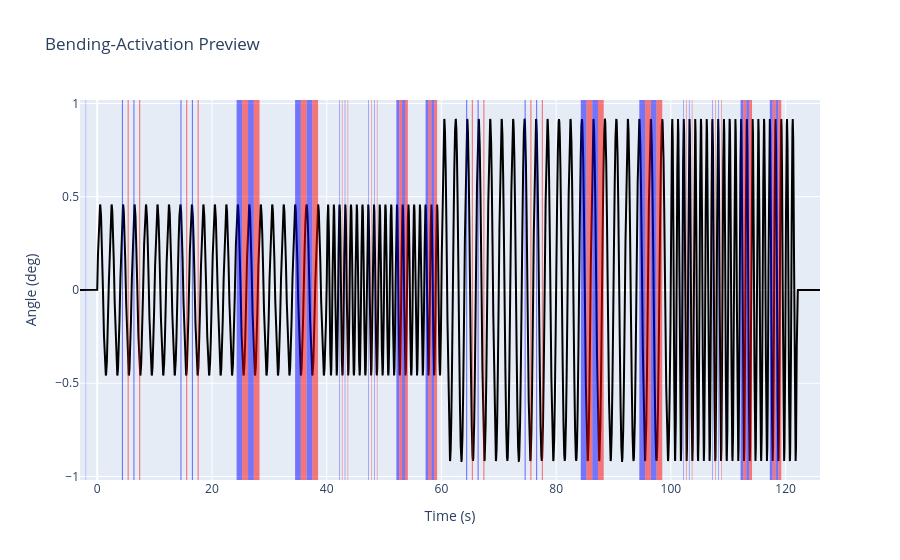
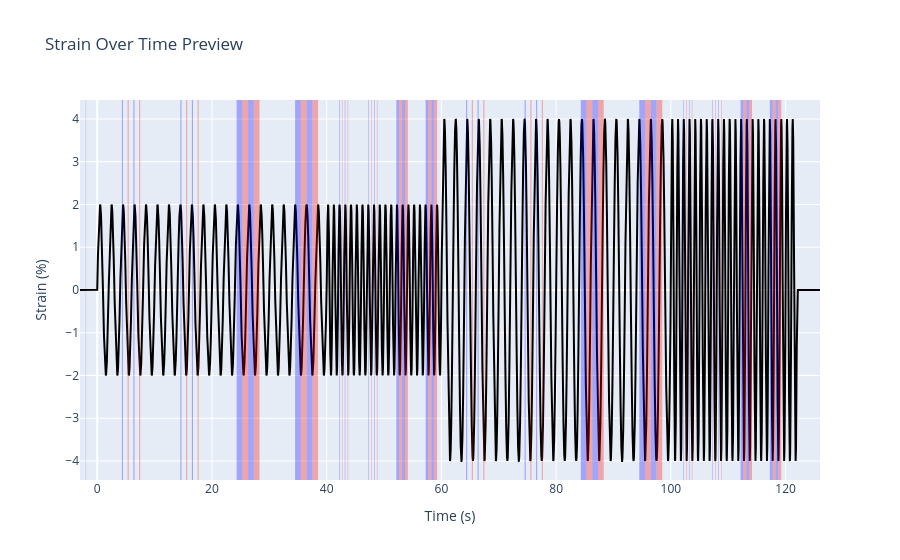

The code cell stored with these charts, in order, in its notebook:
### Markdown cell above
## CHECK: Is the experimental sequence what you wanted?

### Code cell
# Make a table
print("--- Generated Sequence Attributes ---")

display(pd.DataFrame({
    "freq (Hz)": bender.all_freqs,           # This is all_freqs_arr
    "curve (1/m)": bender.all_curves,       # This is all_curves_arr
    "amp (deg)": bender.all_degs,           # Expanded version of amps
    "strain (%)": bender.all_strains * 100,
    "strain rate (%/s)": bender.all_strainrates * 100,
    "duty (%)": bender.all_stimduties,      # Use the expanded array from the script
    "phase (%)": bender.all_stimphases      # Use the expanded array from the script
}))


# region MAKE PLOTS

# First plot: angle/stim plot with shaded stimulus periods
bender.make_stimuli()
fig = go.Figure()
fig.add_trace(go.Scatter(x=bender.t, y=bender.angle, name="Commanded Angle", line=dict(color='black')))

# Add Shading (ONLY if stimulation is active)
if bender.is_stim:
    # Handle Left Side Shading
    if hasattr(bender, 'Lonoff') and bender.Lonoff is not None:
        for onoff in bender.Lonoff:
            fig.add_vrect(x0=onoff[0], x1=onoff[1], fillcolor="blue", opacity=0.5, line_width=0, name="Left Stim")

    # Handle Right Side Shading
    if hasattr(bender, 'Ronoff') and bender.Ronoff is not None:
        for onoff in bender.Ronoff:
            fig.add_vrect(x0=onoff[0], x1=onoff[1], fillcolor="red", opacity=0.5, line_width=0, name="Right Stim")

fig.update_layout(title="Bending-Activation Preview", xaxis_title="Time (s)", yaxis_title="Angle (deg)")

display(fig)

# Second Plot: Muscle strain over time
kappa_over_time = np.deg2rad(bender.angle) / (bender.dclamp / 1000)  # Formula: curvature = angle_radians / length
strain_pct_over_time = ((kappa_over_time * (bender.xsec_width/1000)) / 2) * 100 # Formula: strain (%)= (curvature * thickness) / 2
fig_strain = go.Figure()

fig_strain.add_trace(go.Scatter(
    x=bender.t, 
    y=strain_pct_over_time, 
    name="Strain (%)", 
    line=dict(color='black')
))

# Add the same shading stim shading
if bender.is_stim:
    if hasattr(bender, 'Lonoff') and bender.Lonoff is not None:
        for onoff in bender.Lonoff:
            fig_strain.add_vrect(x0=onoff[0], x1=onoff[1], fillcolor="blue", opacity=0.3, line_width=0)
    if hasattr(bender, 'Ronoff') and bender.Ronoff is not None:
        for onoff in bender.Ronoff:
            fig_strain.add_vrect(x0=onoff[0], x1=onoff[1], fillcolor="red", opacity=0.3, line_width=0)

fig_strain.update_layout(
    title="Strain Over Time Preview", 
    xaxis_title="Time (s)", 
    yaxis_title="Strain (%)"
)
display(fig_strain)
# endregion

### Figure 1 — Plotly figure (JSON) as saved in the notebook; plotly's stock layout.template omitted (floating-point values rounded to 4 significant figures; data arrays with more than 128 entries replaced by an {"elided": "..."} marker saying what was removed)
{"data": [{"line": {"color": "black"}, "name": "Commanded Angle", "type": "scatter", "x": {"elided": "129000 float values"}, "y": {"elided": "129000 float values"}}], "layout": {"shapes": [{"fillcolor": "blue", "line": {"width": 0}, "name": "Left Stim", "opacity": 0.5, "type": "rect", "x0": 4.3, "x1": 4.499, "xref": "x", "y0": 0, "y1": 1, "yref": "y domain"}, {"fillcolor": "blue", "line": {"width": 0}, "name": "Left Stim", "opacity": 0.5, "type": "rect", "x0": 6.3, "x1": 6.499, "xref": "x", "y0": 0, "y1": 1, "yref": "y domain"}, {"fillcolor": "blue", "line": {"width": 0}, "name": "Left Stim", "opacity": 0.5, "type": "rect", "x0": 14.5, "x1": 14.7, "xref": "x", "y0": 0, "y1": 1, "yref": "y domain"}, {"fillcolor": "blue", "line": {"width": 0}, "name": "Left Stim", "opacity": 0.5, "type": "rect", "x0": 16.5, "x1": 16.7, "xref": "x", "y0": 0, "y1": 1, "yref": "y domain"}, {"fillcolor": "blue", "line": {"width": 0}, "name": "Left Stim", "opacity": 0.5, "type": "rect", "x0": 24.3, "x1": 25.3, "xref": "x", "y0": 0, "y1": 1, "yref": "y domain"}, {"fillcolor": "blue", "line": {"width": 0}, "name": "Left Stim", "opacity": 0.5, "type": "rect", "x0": 26.3, "x1": 27.3, "xref": "x", "y0": 0, "y1": 1, "yref": "y domain"}, {"fillcolor": "blue", "line": {"width": 0}, "name": "Left Stim", "opacity": 0.5, "type": "rect", "x0": 34.5, "x1": 35.5, "xref": "x", "y0": 0, "y1": 1, "yref": "y domain"}, {"fillcolor": "blue", "line": {"width": 0}, "name": "Left Stim", "opacity": 0.5, "type": "rect", "x0": 36.5, "x1": 37.5, "xref": "x", "y0": 0, "y1": 1, "yref": "y domain"}, {"fillcolor": "blue", "line": {"width": 0}, "name": "Left Stim", "opacity": 0.5, "type": "rect", "x0": 42.15, "x1": 42.25, "xref": "x", "y0": 0, "y1": 1, "yref": "y domain"}, {"fillcolor": "blue", "line": {"width": 0}, "name": "Left Stim", "opacity": 0.5, "type": "rect", "x0": 43.15, "x1": 43.25, "xref": "x", "y0": 0, "y1": 1, "yref": "y domain"}, {"fillcolor": "blue", "line": {"width": 0}, "name": "Left Stim", "opacity": 0.5, "type": "rect", "x0": 47.25, "x1": 47.35, "xref": "x", "y0": 0, "y1": 1, "yref": "y domain"}, {"fillcolor": "blue", "line": {"width": 0}, "name": "Left Stim", "opacity": 0.5, "type": "rect", "x0": 48.25, "x1": 48.35, "xref": "x", "y0": 0, "y1": 1, "yref": "y domain"}, {"fillcolor": "blue", "line": {"width": 0}, "name": "Left Stim", "opacity": 0.5, "type": "rect", "x0": 52.15, "x1": 52.65, "xref": "x", "y0": 0, "y1": 1, "yref": "y domain"}, {"fillcolor": "blue", "line": {"width": 0}, "name": "Left Stim", "opacity": 0.5, "type": "rect", "x0": 53.15, "x1": 53.65, "xref": "x", "y0": 0, "y1": 1, "yref": "y domain"}, {"fillcolor": "blue", "line": {"width": 0}, "name": "Left Stim", "opacity": 0.5, "type": "rect", "x0": 57.25, "x1": 57.75, "xref": "x", "y0": 0, "y1": 1, "yref": "y domain"}, {"fillcolor": "blue", "line": {"width": 0}, "name": "Left Stim", "opacity": 0.5, "type": "rect", "x0": 58.25, "x1": 58.75, "xref": "x", "y0": 0, "y1": 1, "yref": "y domain"}, {"fillcolor": "blue", "line": {"width": 0}, "name": "Left Stim", "opacity": 0.5, "type": "rect", "x0": 64.3, "x1": 64.5, "xref": "x", "y0": 0, "y1": 1, "yref": "y domain"}, {"fillcolor": "blue", "line": {"width": 0}, "name": "Left Stim", "opacity": 0.5, "type": "rect", "x0": 66.3, "x1": 66.5, "xref": "x", "y0": 0, "y1": 1, "yref": "y domain"}, {"fillcolor": "blue", "line": {"width": 0}, "name": "Left Stim", "opacity": 0.5, "type": "rect", "x0": 74.5, "x1": 74.7, "xref": "x", "y0": 0, "y1": 1, "yref": "y domain"}, {"fillcolor": "blue", "line": {"width": 0}, "name": "Left Stim", "opacity": 0.5, "type": "rect", "x0": 76.5, "x1": 76.7, "xref": "x", "y0": 0, "y1": 1, "yref": "y domain"}, {"fillcolor": "blue", "line": {"width": 0}, "name": "Left Stim", "opacity": 0.5, "type": "rect", "x0": 84.3, "x1": 85.3, "xref": "x", "y0": 0, "y1": 1, "yref": "y domain"}, {"fillcolor": "blue", "line": {"width": 0}, "name": "Left Stim", "opacity": 0.5, "type": "rect", "x0": 86.3, "x1": 87.3, "xref": "x", "y0": 0, "y1": 1, "yref": "y domain"}, {"fillcolor": "blue", "line": {"width": 0}, "name": "Left Stim", "opacity": 0.5, "type": "rect", "x0": 94.5, "x1": 95.5, "xref": "x", "y0": 0, "y1": 1, "yref": "y domain"}, {"fillcolor": "blue", "line": {"width": 0}, "name": "Left Stim", "opacity": 0.5, "type": "rect", "x0": 96.5, "x1": 97.5, "xref": "x", "y0": 0, "y1": 1, "yref": "y domain"}, {"fillcolor": "blue", "line": {"width": 0}, "name": "Left Stim", "opacity": 0.5, "type": "rect", "x0": 102.2, "x1": 102.2, "xref": "x", "y0": 0, "y1": 1, "yref": "y domain"}, {"fillcolor": "blue", "line": {"width": 0}, "name": "Left Stim", "opacity": 0.5, "type": "rect", "x0": 103.2, "x1": 103.2, "xref": "x", "y0": 0, "y1": 1, "yref": "y domain"}, {"fillcolor": "blue", "line": {"width": 0}, "name": "Left Stim", "opacity": 0.5, "type": "rect", "x0": 107.2, "x1": 107.3, "xref": "x", "y0": 0, "y1": 1, "yref": "y domain"}, {"fillcolor": "blue", "line": {"width": 0}, "name": "Left Stim", "opacity": 0.5, "type": "rect", "x0": 108.2, "x1": 108.3, "xref": "x", "y0": 0, "y1": 1, "yref": "y domain"}, {"fillcolor": "blue", "line": {"width": 0}, "name": "Left Stim", "opacity": 0.5, "type": "rect", "x0": 112.2, "x1": 112.6, "xref": "x", "y0": 0, "y1": 1, "yref": "y domain"}, {"fillcolor": "blue", "line": {"width": 0}, "name": "Left Stim", "opacity": 0.5, "type": "rect", "x0": 113.2, "x1": 113.6, "xref": "x", "y0": 0, "y1": 1, "yref": "y domain"}, {"fillcolor": "blue", "line": {"width": 0}, "name": "Left Stim", "opacity": 0.5, "type": "rect", "x0": 117.2, "x1": 117.7, "xref": "x", "y0": 0, "y1": 1, "yref": "y domain"}, {"fillcolor": "blue", "line": {"width": 0}, "name": "Left Stim", "opacity": 0.5, "type": "rect", "x0": 118.2, "x1": 118.7, "xref": "x", "y0": 0, "y1": 1, "yref": "y domain"}, {"fillcolor": "blue", "line": {"width": 0}, "name": "Left Stim", "opacity": 0.5, "type": "rect", "x0": -2, "x1": -1.94, "xref": "x", "y0": 0, "y1": 1, "yref": "y domain"}, {"fillcolor": "red", "line": {"width": 0}, "name": "Right Stim", "opacity": 0.5, "type": "rect", "x0": 5.3, "x1": 5.499, "xref": "x", "y0": 0, "y1": 1, "yref": "y domain"}, {"fillcolor": "red", "line": {"width": 0}, "name": "Right Stim", "opacity": 0.5, "type": "rect", "x0": 7.3, "x1": 7.499, "xref": "x", "y0": 0, "y1": 1, "yref": "y domain"}, {"fillcolor": "red", "line": {"width": 0}, "name": "Right Stim", "opacity": 0.5, "type": "rect", "x0": 15.5, "x1": 15.7, "xref": "x", "y0": 0, "y1": 1, "yref": "y domain"}, {"fillcolor": "red", "line": {"width": 0}, "name": "Right Stim", "opacity": 0.5, "type": "rect", "x0": 17.5, "x1": 17.7, "xref": "x", "y0": 0, "y1": 1, "yref": "y domain"}, {"fillcolor": "red", "line": {"width": 0}, "name": "Right Stim", "opacity": 0.5, "type": "rect", "x0": 25.3, "x1": 26.3, "xref": "x", "y0": 0, "y1": 1, "yref": "y domain"}, {"fillcolor": "red", "line": {"width": 0}, "name": "Right Stim", "opacity": 0.5, "type": "rect", "x0": 27.3, "x1": 28.3, "xref": "x", "y0": 0, "y1": 1, "yref": "y domain"}, {"fillcolor": "red", "line": {"width": 0}, "name": "Right Stim", "opacity": 0.5, "type": "rect", "x0": 35.5, "x1": 36.5, "xref": "x", "y0": 0, "y1": 1, "yref": "y domain"}, {"fillcolor": "red", "line": {"width": 0}, "name": "Right Stim", "opacity": 0.5, "type": "rect", "x0": 37.5, "x1": 38.5, "xref": "x", "y0": 0, "y1": 1, "yref": "y domain"}, {"fillcolor": "red", "line": {"width": 0}, "name": "Right Stim", "opacity": 0.5, "type": "rect", "x0": 42.65, "x1": 42.75, "xref": "x", "y0": 0, "y1": 1, "yref": "y domain"}, {"fillcolor": "red", "line": {"width": 0}, "name": "Right Stim", "opacity": 0.5, "type": "rect", "x0": 43.65, "x1": 43.75, "xref": "x", "y0": 0, "y1": 1, "yref": "y domain"}, {"fillcolor": "red", "line": {"width": 0}, "name": "Right Stim", "opacity": 0.5, "type": "rect", "x0": 47.75, "x1": 47.85, "xref": "x", "y0": 0, "y1": 1, "yref": "y domain"}, {"fillcolor": "red", "line": {"width": 0}, "name": "Right Stim", "opacity": 0.5, "type": "rect", "x0": 48.75, "x1": 48.85, "xref": "x", "y0": 0, "y1": 1, "yref": "y domain"}, {"fillcolor": "red", "line": {"width": 0}, "name": "Right Stim", "opacity": 0.5, "type": "rect", "x0": 52.65, "x1": 53.15, "xref": "x", "y0": 0, "y1": 1, "yref": "y domain"}, {"fillcolor": "red", "line": {"width": 0}, "name": "Right Stim", "opacity": 0.5, "type": "rect", "x0": 53.65, "x1": 54.15, "xref": "x", "y0": 0, "y1": 1, "yref": "y domain"}, {"fillcolor": "red", "line": {"width": 0}, "name": "Right Stim", "opacity": 0.5, "type": "rect", "x0": 57.75, "x1": 58.25, "xref": "x", "y0": 0, "y1": 1, "yref": "y domain"}, {"fillcolor": "red", "line": {"width": 0}, "name": "Right Stim", "opacity": 0.5, "type": "rect", "x0": 58.75, "x1": 59.25, "xref": "x", "y0": 0, "y1": 1, "yref": "y domain"}, {"fillcolor": "red", "line": {"width": 0}, "name": "Right Stim", "opacity": 0.5, "type": "rect", "x0": 65.3, "x1": 65.5, "xref": "x", "y0": 0, "y1": 1, "yref": "y domain"}, {"fillcolor": "red", "line": {"width": 0}, "name": "Right Stim", "opacity": 0.5, "type": "rect", "x0": 67.3, "x1": 67.5, "xref": "x", "y0": 0, "y1": 1, "yref": "y domain"}, {"fillcolor": "red", "line": {"width": 0}, "name": "Right Stim", "opacity": 0.5, "type": "rect", "x0": 75.5, "x1": 75.7, "xref": "x", "y0": 0, "y1": 1, "yref": "y domain"}, {"fillcolor": "red", "line": {"width": 0}, "name": "Right Stim", "opacity": 0.5, "type": "rect", "x0": 77.5, "x1": 77.7, "xref": "x", "y0": 0, "y1": 1, "yref": "y domain"}, {"fillcolor": "red", "line": {"width": 0}, "name": "Right Stim", "opacity": 0.5, "type": "rect", "x0": 85.3, "x1": 86.3, "xref": "x", "y0": 0, "y1": 1, "yref": "y domain"}, {"fillcolor": "red", "line": {"width": 0}, "name": "Right Stim", "opacity": 0.5, "type": "rect", "x0": 87.3, "x1": 88.3, "xref": "x", "y0": 0, "y1": 1, "yref": "y domain"}, {"fillcolor": "red", "line": {"width": 0}, "name": "Right Stim", "opacity": 0.5, "type": "rect", "x0": 95.5, "x1": 96.5, "xref": "x", "y0": 0, "y1": 1, "yref": "y domain"}, {"fillcolor": "red", "line": {"width": 0}, "name": "Right Stim", "opacity": 0.5, "type": "rect", "x0": 97.5, "x1": 98.5, "xref": "x", "y0": 0, "y1": 1, "yref": "y domain"}, {"fillcolor": "red", "line": {"width": 0}, "name": "Right Stim", "opacity": 0.5, "type": "rect", "x0": 102.7, "x1": 102.7, "xref": "x", "y0": 0, "y1": 1, "yref": "y domain"}, {"fillcolor": "red", "line": {"width": 0}, "name": "Right Stim", "opacity": 0.5, "type": "rect", "x0": 103.7, "x1": 103.7, "xref": "x", "y0": 0, "y1": 1, "yref": "y domain"}, {"fillcolor": "red", "line": {"width": 0}, "name": "Right Stim", "opacity": 0.5, "type": "rect", "x0": 107.8, "x1": 107.8, "xref": "x", "y0": 0, "y1": 1, "yref": "y domain"}, {"fillcolor": "red", "line": {"width": 0}, "name": "Right Stim", "opacity": 0.5, "type": "rect", "x0": 108.8, "x1": 108.8, "xref": "x", "y0": 0, "y1": 1, "yref": "y domain"}, {"fillcolor": "red", "line": {"width": 0}, "name": "Right Stim", "opacity": 0.5, "type": "rect", "x0": 112.7, "x1": 113.1, "xref": "x", "y0": 0, "y1": 1, "yref": "y domain"}, {"fillcolor": "red", "line": {"width": 0}, "name": "Right Stim", "opacity": 0.5, "type": "rect", "x0": 113.7, "x1": 114.1, "xref": "x", "y0": 0, "y1": 1, "yref": "y domain"}, {"fillcolor": "red", "line": {"width": 0}, "name": "Right Stim", "opacity": 0.5, "type": "rect", "x0": 117.8, "x1": 118.2, "xref": "x", "y0": 0, "y1": 1, "yref": "y domain"}, {"fillcolor": "red", "line": {"width": 0}, "name": "Right Stim", "opacity": 0.5, "type": "rect", "x0": 118.8, "x1": 119.2, "xref": "x", "y0": 0, "y1": 1, "yref": "y domain"}], "title": {"text": "Bending-Activation Preview"}, "xaxis": {"title": {"text": "Time (s)"}}, "yaxis": {"title": {"text": "Angle (deg)"}}}}

### Figure 2 — Plotly figure (JSON) as saved in the notebook; plotly's stock layout.template omitted (floating-point values rounded to 4 significant figures; data arrays with more than 128 entries replaced by an {"elided": "..."} marker saying what was removed)
{"data": [{"line": {"color": "black"}, "name": "Strain (%)", "type": "scatter", "x": {"elided": "129000 float values"}, "y": {"elided": "129000 float values"}}], "layout": {"shapes": [{"fillcolor": "blue", "line": {"width": 0}, "opacity": 0.3, "type": "rect", "x0": 4.3, "x1": 4.499, "xref": "x", "y0": 0, "y1": 1, "yref": "y domain"}, {"fillcolor": "blue", "line": {"width": 0}, "opacity": 0.3, "type": "rect", "x0": 6.3, "x1": 6.499, "xref": "x", "y0": 0, "y1": 1, "yref": "y domain"}, {"fillcolor": "blue", "line": {"width": 0}, "opacity": 0.3, "type": "rect", "x0": 14.5, "x1": 14.7, "xref": "x", "y0": 0, "y1": 1, "yref": "y domain"}, {"fillcolor": "blue", "line": {"width": 0}, "opacity": 0.3, "type": "rect", "x0": 16.5, "x1": 16.7, "xref": "x", "y0": 0, "y1": 1, "yref": "y domain"}, {"fillcolor": "blue", "line": {"width": 0}, "opacity": 0.3, "type": "rect", "x0": 24.3, "x1": 25.3, "xref": "x", "y0": 0, "y1": 1, "yref": "y domain"}, {"fillcolor": "blue", "line": {"width": 0}, "opacity": 0.3, "type": "rect", "x0": 26.3, "x1": 27.3, "xref": "x", "y0": 0, "y1": 1, "yref": "y domain"}, {"fillcolor": "blue", "line": {"width": 0}, "opacity": 0.3, "type": "rect", "x0": 34.5, "x1": 35.5, "xref": "x", "y0": 0, "y1": 1, "yref": "y domain"}, {"fillcolor": "blue", "line": {"width": 0}, "opacity": 0.3, "type": "rect", "x0": 36.5, "x1": 37.5, "xref": "x", "y0": 0, "y1": 1, "yref": "y domain"}, {"fillcolor": "blue", "line": {"width": 0}, "opacity": 0.3, "type": "rect", "x0": 42.15, "x1": 42.25, "xref": "x", "y0": 0, "y1": 1, "yref": "y domain"}, {"fillcolor": "blue", "line": {"width": 0}, "opacity": 0.3, "type": "rect", "x0": 43.15, "x1": 43.25, "xref": "x", "y0": 0, "y1": 1, "yref": "y domain"}, {"fillcolor": "blue", "line": {"width": 0}, "opacity": 0.3, "type": "rect", "x0": 47.25, "x1": 47.35, "xref": "x", "y0": 0, "y1": 1, "yref": "y domain"}, {"fillcolor": "blue", "line": {"width": 0}, "opacity": 0.3, "type": "rect", "x0": 48.25, "x1": 48.35, "xref": "x", "y0": 0, "y1": 1, "yref": "y domain"}, {"fillcolor": "blue", "line": {"width": 0}, "opacity": 0.3, "type": "rect", "x0": 52.15, "x1": 52.65, "xref": "x", "y0": 0, "y1": 1, "yref": "y domain"}, {"fillcolor": "blue", "line": {"width": 0}, "opacity": 0.3, "type": "rect", "x0": 53.15, "x1": 53.65, "xref": "x", "y0": 0, "y1": 1, "yref": "y domain"}, {"fillcolor": "blue", "line": {"width": 0}, "opacity": 0.3, "type": "rect", "x0": 57.25, "x1": 57.75, "xref": "x", "y0": 0, "y1": 1, "yref": "y domain"}, {"fillcolor": "blue", "line": {"width": 0}, "opacity": 0.3, "type": "rect", "x0": 58.25, "x1": 58.75, "xref": "x", "y0": 0, "y1": 1, "yref": "y domain"}, {"fillcolor": "blue", "line": {"width": 0}, "opacity": 0.3, "type": "rect", "x0": 64.3, "x1": 64.5, "xref": "x", "y0": 0, "y1": 1, "yref": "y domain"}, {"fillcolor": "blue", "line": {"width": 0}, "opacity": 0.3, "type": "rect", "x0": 66.3, "x1": 66.5, "xref": "x", "y0": 0, "y1": 1, "yref": "y domain"}, {"fillcolor": "blue", "line": {"width": 0}, "opacity": 0.3, "type": "rect", "x0": 74.5, "x1": 74.7, "xref": "x", "y0": 0, "y1": 1, "yref": "y domain"}, {"fillcolor": "blue", "line": {"width": 0}, "opacity": 0.3, "type": "rect", "x0": 76.5, "x1": 76.7, "xref": "x", "y0": 0, "y1": 1, "yref": "y domain"}, {"fillcolor": "blue", "line": {"width": 0}, "opacity": 0.3, "type": "rect", "x0": 84.3, "x1": 85.3, "xref": "x", "y0": 0, "y1": 1, "yref": "y domain"}, {"fillcolor": "blue", "line": {"width": 0}, "opacity": 0.3, "type": "rect", "x0": 86.3, "x1": 87.3, "xref": "x", "y0": 0, "y1": 1, "yref": "y domain"}, {"fillcolor": "blue", "line": {"width": 0}, "opacity": 0.3, "type": "rect", "x0": 94.5, "x1": 95.5, "xref": "x", "y0": 0, "y1": 1, "yref": "y domain"}, {"fillcolor": "blue", "line": {"width": 0}, "opacity": 0.3, "type": "rect", "x0": 96.5, "x1": 97.5, "xref": "x", "y0": 0, "y1": 1, "yref": "y domain"}, {"fillcolor": "blue", "line": {"width": 0}, "opacity": 0.3, "type": "rect", "x0": 102.2, "x1": 102.2, "xref": "x", "y0": 0, "y1": 1, "yref": "y domain"}, {"fillcolor": "blue", "line": {"width": 0}, "opacity": 0.3, "type": "rect", "x0": 103.2, "x1": 103.2, "xref": "x", "y0": 0, "y1": 1, "yref": "y domain"}, {"fillcolor": "blue", "line": {"width": 0}, "opacity": 0.3, "type": "rect", "x0": 107.2, "x1": 107.3, "xref": "x", "y0": 0, "y1": 1, "yref": "y domain"}, {"fillcolor": "blue", "line": {"width": 0}, "opacity": 0.3, "type": "rect", "x0": 108.2, "x1": 108.3, "xref": "x", "y0": 0, "y1": 1, "yref": "y domain"}, {"fillcolor": "blue", "line": {"width": 0}, "opacity": 0.3, "type": "rect", "x0": 112.2, "x1": 112.6, "xref": "x", "y0": 0, "y1": 1, "yref": "y domain"}, {"fillcolor": "blue", "line": {"width": 0}, "opacity": 0.3, "type": "rect", "x0": 113.2, "x1": 113.6, "xref": "x", "y0": 0, "y1": 1, "yref": "y domain"}, {"fillcolor": "blue", "line": {"width": 0}, "opacity": 0.3, "type": "rect", "x0": 117.2, "x1": 117.7, "xref": "x", "y0": 0, "y1": 1, "yref": "y domain"}, {"fillcolor": "blue", "line": {"width": 0}, "opacity": 0.3, "type": "rect", "x0": 118.2, "x1": 118.7, "xref": "x", "y0": 0, "y1": 1, "yref": "y domain"}, {"fillcolor": "blue", "line": {"width": 0}, "opacity": 0.3, "type": "rect", "x0": -2, "x1": -1.94, "xref": "x", "y0": 0, "y1": 1, "yref": "y domain"}, {"fillcolor": "red", "line": {"width": 0}, "opacity": 0.3, "type": "rect", "x0": 5.3, "x1": 5.499, "xref": "x", "y0": 0, "y1": 1, "yref": "y domain"}, {"fillcolor": "red", "line": {"width": 0}, "opacity": 0.3, "type": "rect", "x0": 7.3, "x1": 7.499, "xref": "x", "y0": 0, "y1": 1, "yref": "y domain"}, {"fillcolor": "red", "line": {"width": 0}, "opacity": 0.3, "type": "rect", "x0": 15.5, "x1": 15.7, "xref": "x", "y0": 0, "y1": 1, "yref": "y domain"}, {"fillcolor": "red", "line": {"width": 0}, "opacity": 0.3, "type": "rect", "x0": 17.5, "x1": 17.7, "xref": "x", "y0": 0, "y1": 1, "yref": "y domain"}, {"fillcolor": "red", "line": {"width": 0}, "opacity": 0.3, "type": "rect", "x0": 25.3, "x1": 26.3, "xref": "x", "y0": 0, "y1": 1, "yref": "y domain"}, {"fillcolor": "red", "line": {"width": 0}, "opacity": 0.3, "type": "rect", "x0": 27.3, "x1": 28.3, "xref": "x", "y0": 0, "y1": 1, "yref": "y domain"}, {"fillcolor": "red", "line": {"width": 0}, "opacity": 0.3, "type": "rect", "x0": 35.5, "x1": 36.5, "xref": "x", "y0": 0, "y1": 1, "yref": "y domain"}, {"fillcolor": "red", "line": {"width": 0}, "opacity": 0.3, "type": "rect", "x0": 37.5, "x1": 38.5, "xref": "x", "y0": 0, "y1": 1, "yref": "y domain"}, {"fillcolor": "red", "line": {"width": 0}, "opacity": 0.3, "type": "rect", "x0": 42.65, "x1": 42.75, "xref": "x", "y0": 0, "y1": 1, "yref": "y domain"}, {"fillcolor": "red", "line": {"width": 0}, "opacity": 0.3, "type": "rect", "x0": 43.65, "x1": 43.75, "xref": "x", "y0": 0, "y1": 1, "yref": "y domain"}, {"fillcolor": "red", "line": {"width": 0}, "opacity": 0.3, "type": "rect", "x0": 47.75, "x1": 47.85, "xref": "x", "y0": 0, "y1": 1, "yref": "y domain"}, {"fillcolor": "red", "line": {"width": 0}, "opacity": 0.3, "type": "rect", "x0": 48.75, "x1": 48.85, "xref": "x", "y0": 0, "y1": 1, "yref": "y domain"}, {"fillcolor": "red", "line": {"width": 0}, "opacity": 0.3, "type": "rect", "x0": 52.65, "x1": 53.15, "xref": "x", "y0": 0, "y1": 1, "yref": "y domain"}, {"fillcolor": "red", "line": {"width": 0}, "opacity": 0.3, "type": "rect", "x0": 53.65, "x1": 54.15, "xref": "x", "y0": 0, "y1": 1, "yref": "y domain"}, {"fillcolor": "red", "line": {"width": 0}, "opacity": 0.3, "type": "rect", "x0": 57.75, "x1": 58.25, "xref": "x", "y0": 0, "y1": 1, "yref": "y domain"}, {"fillcolor": "red", "line": {"width": 0}, "opacity": 0.3, "type": "rect", "x0": 58.75, "x1": 59.25, "xref": "x", "y0": 0, "y1": 1, "yref": "y domain"}, {"fillcolor": "red", "line": {"width": 0}, "opacity": 0.3, "type": "rect", "x0": 65.3, "x1": 65.5, "xref": "x", "y0": 0, "y1": 1, "yref": "y domain"}, {"fillcolor": "red", "line": {"width": 0}, "opacity": 0.3, "type": "rect", "x0": 67.3, "x1": 67.5, "xref": "x", "y0": 0, "y1": 1, "yref": "y domain"}, {"fillcolor": "red", "line": {"width": 0}, "opacity": 0.3, "type": "rect", "x0": 75.5, "x1": 75.7, "xref": "x", "y0": 0, "y1": 1, "yref": "y domain"}, {"fillcolor": "red", "line": {"width": 0}, "opacity": 0.3, "type": "rect", "x0": 77.5, "x1": 77.7, "xref": "x", "y0": 0, "y1": 1, "yref": "y domain"}, {"fillcolor": "red", "line": {"width": 0}, "opacity": 0.3, "type": "rect", "x0": 85.3, "x1": 86.3, "xref": "x", "y0": 0, "y1": 1, "yref": "y domain"}, {"fillcolor": "red", "line": {"width": 0}, "opacity": 0.3, "type": "rect", "x0": 87.3, "x1": 88.3, "xref": "x", "y0": 0, "y1": 1, "yref": "y domain"}, {"fillcolor": "red", "line": {"width": 0}, "opacity": 0.3, "type": "rect", "x0": 95.5, "x1": 96.5, "xref": "x", "y0": 0, "y1": 1, "yref": "y domain"}, {"fillcolor": "red", "line": {"width": 0}, "opacity": 0.3, "type": "rect", "x0": 97.5, "x1": 98.5, "xref": "x", "y0": 0, "y1": 1, "yref": "y domain"}, {"fillcolor": "red", "line": {"width": 0}, "opacity": 0.3, "type": "rect", "x0": 102.7, "x1": 102.7, "xref": "x", "y0": 0, "y1": 1, "yref": "y domain"}, {"fillcolor": "red", "line": {"width": 0}, "opacity": 0.3, "type": "rect", "x0": 103.7, "x1": 103.7, "xref": "x", "y0": 0, "y1": 1, "yref": "y domain"}, {"fillcolor": "red", "line": {"width": 0}, "opacity": 0.3, "type": "rect", "x0": 107.8, "x1": 107.8, "xref": "x", "y0": 0, "y1": 1, "yref": "y domain"}, {"fillcolor": "red", "line": {"width": 0}, "opacity": 0.3, "type": "rect", "x0": 108.8, "x1": 108.8, "xref": "x", "y0": 0, "y1": 1, "yref": "y domain"}, {"fillcolor": "red", "line": {"width": 0}, "opacity": 0.3, "type": "rect", "x0": 112.7, "x1": 113.1, "xref": "x", "y0": 0, "y1": 1, "yref": "y domain"}, {"fillcolor": "red", "line": {"width": 0}, "opacity": 0.3, "type": "rect", "x0": 113.7, "x1": 114.1, "xref": "x", "y0": 0, "y1": 1, "yref": "y domain"}, {"fillcolor": "red", "line": {"width": 0}, "opacity": 0.3, "type": "rect", "x0": 117.8, "x1": 118.2, "xref": "x", "y0": 0, "y1": 1, "yref": "y domain"}, {"fillcolor": "red", "line": {"width": 0}, "opacity": 0.3, "type": "rect", "x0": 118.8, "x1": 119.2, "xref": "x", "y0": 0, "y1": 1, "yref": "y domain"}], "title": {"text": "Strain Over Time Preview"}, "xaxis": {"title": {"text": "Time (s)"}}, "yaxis": {"title": {"text": "Strain (%)"}}}}
